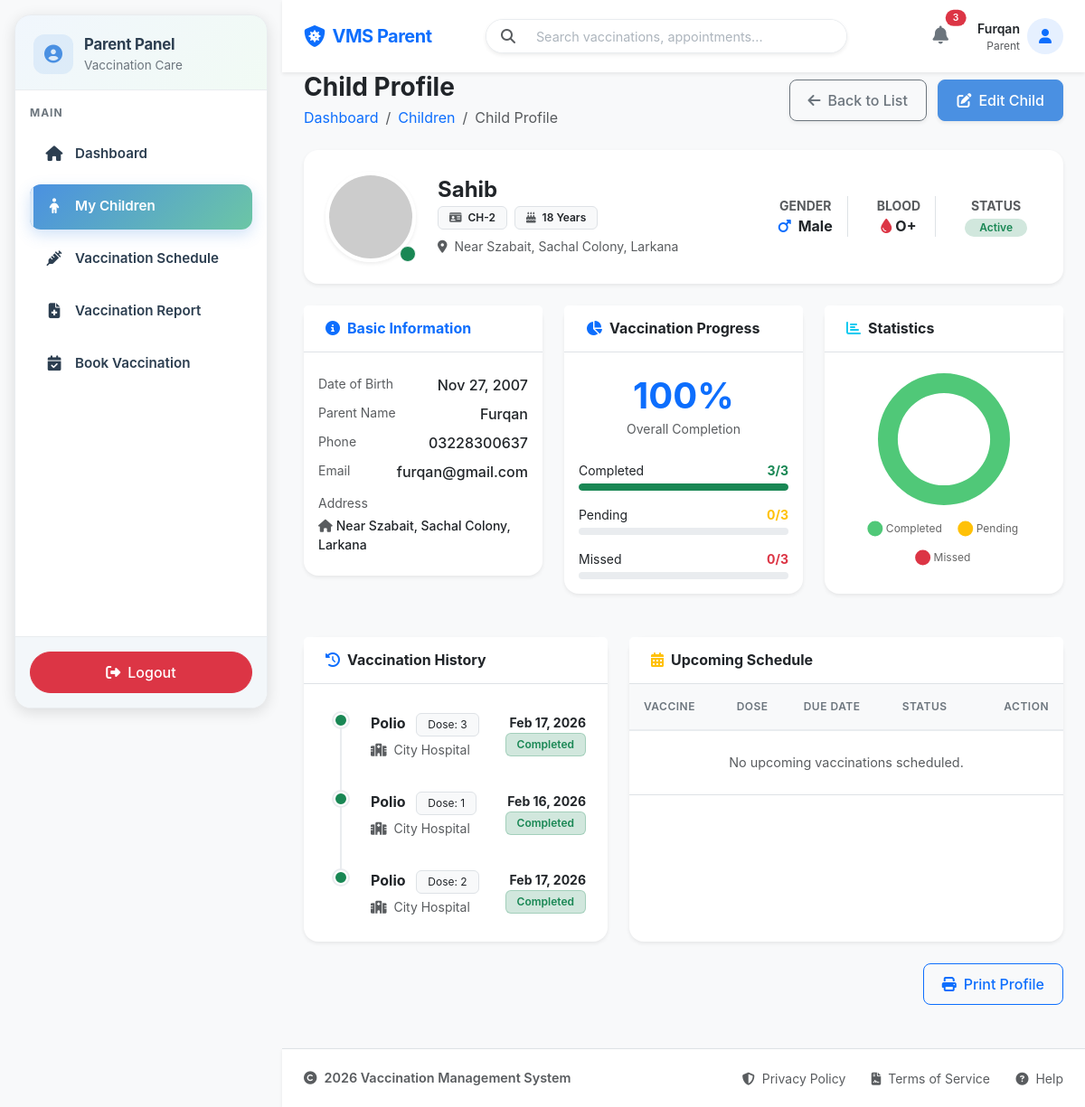
/parent/child/child_details.php?id=2 (signed in), run on the app's committed database.
### tables this page shows
CREATE TABLE `children` (
  `id` int(11) NOT NULL,
  `parent_id` int(11) NOT NULL,
  `name` varchar(100) NOT NULL,
  `date_of_birth` date NOT NULL,
  `gender` enum('Male','Female','Other') NOT NULL,
  `blood_group` varchar(5) DEFAULT NULL,
  `created_at` timestamp NOT NULL DEFAULT current_timestamp()
);

CREATE TABLE `parents` (
  `id` int(11) NOT NULL,
  `user_id` int(11) NOT NULL,
  `phone` varchar(20) NOT NULL,
  `address` text NOT NULL,
  `created_at` timestamp NOT NULL DEFAULT current_timestamp()
);

CREATE TABLE `users` (
  `id` int(11) NOT NULL,
  `name` varchar(100) NOT NULL,
  `email` varchar(100) NOT NULL,
  `password` varchar(255) NOT NULL,
  `role` enum('admin','parent','hospital') NOT NULL,
  `status` enum('active','inactive') NOT NULL DEFAULT 'active',
  `created_at` timestamp NOT NULL DEFAULT current_timestamp()
);

CREATE TABLE `vaccination_schedule` (
  `id` int(11) NOT NULL,
  `child_id` int(11) NOT NULL,
  `vaccine_id` int(11) NOT NULL,
  `hospital_id` int(11) DEFAULT NULL,
  `scheduled_date` datetime NOT NULL,
  `dose_number` int(11) NOT NULL,
  `status` enum('pending','vaccinated','missed') NOT NULL DEFAULT 'pending',
  `created_at` timestamp NOT NULL DEFAULT current_timestamp()
);

CREATE TABLE `vaccines` (
  `id` int(11) NOT NULL,
  `vaccine_name` varchar(100) NOT NULL,
  `total_dose` int(11) NOT NULL,
  `target_age_group` varchar(100) NOT NULL,
  `description` text DEFAULT NULL,
  `availability_status` enum('available','unavailable') NOT NULL DEFAULT 'available',
  `created_at` timestamp NOT NULL DEFAULT current_timestamp()
);

CREATE TABLE `hospitals` (
  `id` int(11) NOT NULL,
  `user_id` int(11) NOT NULL,
  `hospital_name` varchar(150) NOT NULL,
  `registration_no` varchar(50) NOT NULL,
  `phone` varchar(20) NOT NULL,
  `address` text NOT NULL,
  `status` enum('approved','pending','rejected') NOT NULL DEFAULT 'pending',
  `created_at` timestamp NOT NULL DEFAULT current_timestamp()
);

### parent/child/child_details.php (the view, shortened to what the rows shown need)
<?php
include '../../config/db.php';
include '../includes/header.php';
$child_id = (int)$_GET['id'];
$parent_id = $_SESSION['user_id'];
$sql_child = "SELECT c.*, u.name as parent_name, u.email as parent_email, p.phone as parent_phone, p.address
              FROM children c
              JOIN users u ON c.parent_id = u.id
              LEFT JOIN parents p ON u.id = p.user_id
              WHERE c.id = ? AND c.parent_id = ?";
$stmt = $conn->prepare($sql_child);
$stmt->bind_param("ii", $child_id, $parent_id);
$stmt->execute();
$result = $stmt->get_result();
$child_data = $result->fetch_assoc();
$dob = new DateTime($child_data['date_of_birth']);
$now = new DateTime();
$age_interval = $now->diff($dob);
$age_display = $age_interval->y > 0 ? $age_interval->y . ' Years' : ($age_interval->m > 0 ? $age_interval->m . ' Months' : $age_interval->d . ' Days');
$sql_stats = "SELECT
                COUNT(*) as total,
                SUM(CASE WHEN status = 'vaccinated' THEN 1 ELSE 0 END) as completed,
                SUM(CASE WHEN status = 'pending' THEN 1 ELSE 0 END) as pending,
                SUM(CASE WHEN status = 'missed' THEN 1 ELSE 0 END) as missed
              FROM vaccination_schedule
              WHERE child_id = ?";
$stmt_stats = $conn->prepare($sql_stats);
$stmt_stats->bind_param("i", $child_id);
$stmt_stats->execute();
$stats_result = $stmt_stats->get_result()->fetch_assoc();
$vaccination_stats = [
    'total' => (int)$stats_result['total'],
    'completed' => (int)$stats_result['completed'],
    'pending' => (int)$stats_result['pending'],
    'missed' => (int)$stats_result['missed'],
    'percentage' => 0
];
if ($vaccination_stats['total'] > 0) {
    $vaccination_stats['percentage'] = round(($vaccination_stats['completed'] / $vaccination_stats['total']) * 100);
}
$history_records = [];
$sql_history = "SELECT vs.*, v.vaccine_name, h.hospital_name
                FROM vaccination_schedule vs
                LEFT JOIN vaccines v ON vs.vaccine_id = v.id
                LEFT JOIN hospitals h ON vs.hospital_id = h.id
                WHERE vs.child_id = ? AND vs.status IN ('vaccinated', 'missed', 'completed')
                ORDER BY vs.created_at DESC";
if ($stmt_hist = $conn->prepare($sql_history)) {
    $stmt_hist->bind_param("i", $child_id);
    $stmt_hist->execute();
    $res_hist = $stmt_hist->get_result();
    while ($row = $res_hist->fetch_assoc()) {
        $history_records[] = $row;
    }
}
$child_name = htmlspecialchars($child_data['name']);
$child_id_display = 'CH-' . $child_data['id'];
$child_dob = date('M d, Y', strtotime($child_data['date_of_birth']));
$child_gender = htmlspecialchars($child_data['gender']);
$child_blood = htmlspecialchars($child_data['blood_group']);
$parent_name = htmlspecialchars($child_data['parent_name']);
$parent_phone = htmlspecialchars($child_data['parent_phone'] ?? 'N/A');
$parent_email = htmlspecialchars($child_data['parent_email']);
$address = htmlspecialchars($child_data['address'] ?? 'Not Recorded');
?>
<div class="container-fluid px-4">
    <div class="card border-0 shadow-sm rounded-4 mb-4 overflow-hidden">
        <div class="card-body p-4">
            <div class="row align-items-center">
                <div class="col-lg-5 text-center text-lg-start mb-3 mb-lg-0">
                    <h4 class="fw-bold text-dark mb-1"><?= $child_name ?></h4>
                    <div class="d-flex flex-wrap justify-content-center justify-content-lg-start gap-2 mb-2">
                        <span class="badge bg-light text-dark border"><i class="fas fa-id-card me-1 text-muted"></i> <?= $child_id_display ?></span>
                        <span class="badge bg-light text-dark border"><i class="fas fa-birthday-cake me-1 text-muted"></i> <?= $age_display ?></span>
                    </div>
                    <p class="text-muted small mb-0">
                        <i class="fas fa-map-marker-alt me-1"></i> <?= $address ?>
                    </p>
                </div>
                <div class="col-lg-auto ms-lg-auto">
                    <div class="d-flex gap-3 justify-content-center">
                        <div class="text-center px-3 border-end">
                            <div class="small text-muted fw-bold text-uppercase">Gender</div>
                            <div class="fw-bold text-dark">
                                <?php if($child_gender == 'Male'): ?>
                                    <i class="fas fa-mars text-primary me-1"></i>
                                <?php else: ?>
                                    <i class="fas fa-venus text-danger me-1"></i>
                                <?php endif; ?>
                                <?= $child_gender ?>
                            </div>
                        </div>
                        <div class="text-center px-3 border-end">
                            <div class="small text-muted fw-bold text-uppercase">Blood</div>
                            <div class="fw-bold text-dark"><i class="fas fa-tint text-danger me-1"></i><?= $child_blood ?></div>
                        </div>
                    </div>
                </div>
            </div>
        </div>
    </div>
    <div class="row g-4 mb-4">
        <div class="col-lg-4">
            <div class="card border-0 shadow-sm rounded-4 mb-4 h-auto">
                <div class="card-body">
                    <ul class="list-group list-group-flush">
                        <li class="list-group-item px-0 d-flex justify-content-between border-bottom-0 pb-1">
                            <span class="text-muted small">Date of Birth</span>
                            <span class="fw-medium text-dark"><?= $child_dob ?></span>
                        </li>
                        <li class="list-group-item px-0 d-flex justify-content-between border-bottom-0 py-1">
                            <span class="text-muted small">Parent Name</span>
                            <span class="fw-medium text-dark"><?= $parent_name ?></span>
                        </li>
                        <li class="list-group-item px-0 d-flex justify-content-between border-bottom-0 py-1">
                            <span class="text-muted small">Phone</span>
                            <span class="fw-medium text-dark"><?= $parent_phone ?></span>
                        </li>
                        <li class="list-group-item px-0 d-flex justify-content-between border-bottom-0 py-1">
                            <span class="text-muted small">Email</span>
                            <span class="fw-medium text-dark"><?= $parent_email ?></span>
                        </li>
                        <li class="list-group-item px-0 pt-2">
                            <span class="text-muted small d-block mb-1">Address</span>
                            <span class="fw-medium text-dark d-block small"><i class="fas fa-home me-1 text-muted"></i><?= $address ?></span>
                        </li>
                    </ul>
                </div>
            </div>
        </div>
        <div class="col-lg-8">
            <div class="row g-4 mb-4">
                <div class="col-md-6">
                    <div class="card border-0 shadow-sm rounded-4 h-100">
                        <div class="card-body">
                            <div class="text-center mb-4 mt-2">
                                <h2 class="display-6 fw-bold text-primary mb-0"><?= $vaccination_stats['percentage'] ?>%</h2>
                            </div>
                        </div>
                    </div>
                </div>
            </div>
        </div>
    </div>
    <div class="row g-4">
        <div class="col-lg-5">
            <div class="card border-0 shadow-sm rounded-4 h-100">
                <div class="card-body p-4">
                    <div class="timeline-wrapper">
                        <?php if(empty($history_records)): ?>
                            <div class="text-center py-4 text-muted">No vaccination history found.</div>
                        <?php else: ?>
                        <?php foreach($history_records as $record): ?>
                        <div class="timeline-item">
                            <?php
                                $status = ucfirst($record['status']);
                                $markerClass = 'bg-secondary';
                                if($status == 'Vaccinated' || $status == 'Completed') $markerClass = 'bg-success';
                                elseif($status == 'Missed') $markerClass = 'bg-danger';
                                elseif($status == 'Pending') $markerClass = 'bg-warning';
                            ?>
                            <div class="timeline-marker <?= $markerClass ?>"></div>
                            <div class="d-flex justify-content-between align-items-start">
                                <div>
                                    <h6 class="fw-bold mb-1 text-dark">
                                        <?= htmlspecialchars($record['vaccine_name'] ?? 'Unknown Vaccine') ?>
                                        <span class="badge bg-light text-dark border ms-2 fw-normal">Dose: <?= htmlspecialchars($record['dose_number'] ?? '1') ?></span>
                                    </h6>
                                    <p class="text-muted small mb-1"><i class="fas fa-hospital me-1"></i> <?= htmlspecialchars($record['hospital_name'] ?? 'N/A') ?></p>
                                </div>
                                <div class="text-end">
                                    <span class="d-block small fw-bold text-dark"><?= date('M d, Y', strtotime($record['scheduled_date'])) ?></span>
                                    <?php if($status == 'Vaccinated' || $status == 'Completed'): ?>
                                        <span class="badge bg-success-subtle text-success border border-success border-opacity-25">Completed</span>
                                    <?php elseif($status == 'Missed'): ?>
                                        <span class="badge bg-danger-subtle text-danger border border-danger border-opacity-25">Missed</span>
                                    <?php endif; ?>
                                </div>
                            </div>
                        </div>
                        <?php endforeach; ?>
                        <?php endif; ?>
                    </div>
                </div>
            </div>
        </div>
        <div class="col-lg-7">
            <div class="card border-0 shadow-sm rounded-4 h-100">
                <div class="card-body p-0">
                    <div class="table-responsive">
                        <table class="table table-hover align-middle mb-0">
                            <thead class="table-light">
                                <tr>
                                    <th class="ps-3">Vaccine</th>
                                    <th>Dose</th>
                                    <th>Due Date</th>
                                    <th>Status</th>
                                    <th class="text-end pe-3">Action</th>
                                </tr>
                            </thead>
                        </table>
                    </div>
                </div>
            </div>
        </div>
    </div>
</div>
<script>
document.addEventListener('DOMContentLoaded', function() {
    // Initialize Tooltips
    var tooltipTriggerList = [].slice.call(document.querySelectorAll('[data-bs-toggle="tooltip"]'))
    var tooltipList = tooltipTriggerList.map(function (tooltipTriggerEl) {
        return new bootstrap.Tooltip(tooltipTriggerEl)
    });
    // Chart.js Initialization
    const ctx = document.getElementById('vaccineStatsChart').getContext('2d');
    new Chart(ctx, {
        type: 'doughnut',
        data: {
            labels: ['Completed', 'Pending', 'Missed'],
            datasets: [{
                data: [<?= $vaccination_stats['completed'] ?>, <?= $vaccination_stats['pending'] ?>, <?= $vaccination_stats['missed'] ?>],
                backgroundColor: ['#50C878', '#FFC107', '#DC3545'],
                borderWidth: 0,
                hoverOffset: 4
            }]
        },
        options: {
            responsive: true,
            maintainAspectRatio: false,
            plugins: {
                legend: {
                    position: 'bottom',
                    labels: {
                        usePointStyle: true,
                        padding: 20,
                        font: { family: "'Inter', sans-serif", size: 12 }
                    }
                },
                tooltip: {
                    backgroundColor: 'rgba(0,0,0,0.8)',
                    padding: 12,
                    cornerRadius: 8
                }
            },
            cutout: '70%'
        }
    });
});
</script>
<?php include '../includes/footer.php'; ?>

### data on the page
children: name "Sahib", id "CH-2", parents.address "Near Szabait, Sachal Colony, Larkana", gender "Male", blood_group "O+", date_of_birth "Nov 27, 2007", parent.name "Furqan", parents.phone "03228300637", parent.email "furqan@gmail.com"
vaccination_schedule: vaccine.vaccine_name "Polio", dose_number "3", hospital.hospital_name "City Hospital", scheduled_date "Feb 17, 2026", status "Completed"
vaccination_schedule: vaccine.vaccine_name "Polio", dose_number "1", hospital.hospital_name "City Hospital", scheduled_date "Feb 16, 2026", status "Completed"
vaccination_schedule: vaccine.vaccine_name "Polio", dose_number "2", hospital.hospital_name "City Hospital", scheduled_date "Feb 17, 2026", status "Completed"

### other printed values
$_SESSION['name'] "Furqan"
$vaccination_stats['percentage'] "100"
$vaccination_stats['completed'] "3"
$vaccination_stats['total'] "3"
$vaccination_stats['pending'] "0"
$vaccination_stats['missed'] "0"
chart data {{ $vaccination_stats['pending'] }} 0
chart data {{ $vaccination_stats['missed'] }} 0
